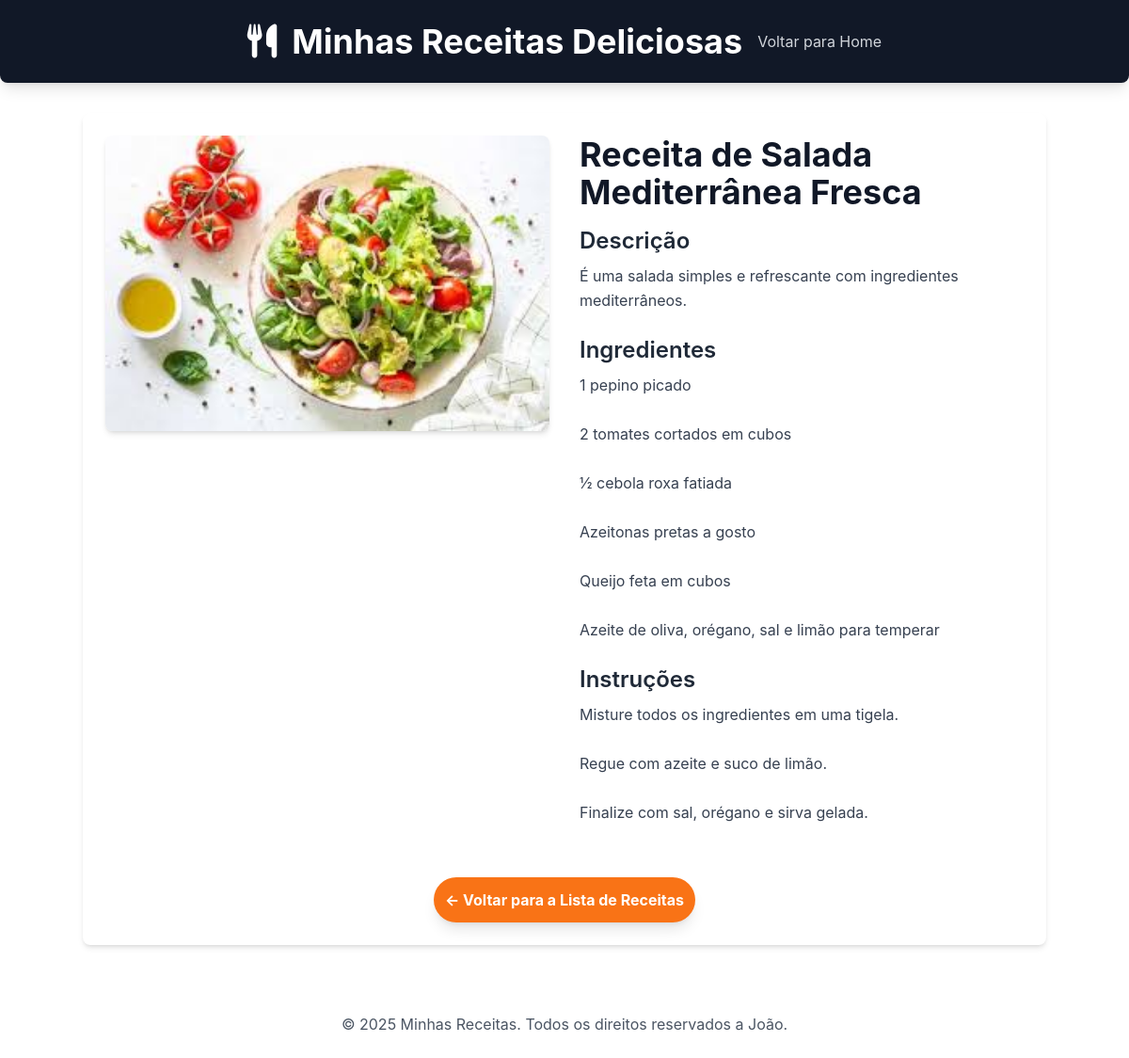
The page /receitas/receita/3/ on the database its author committed.
### receitas/models.py (models this page shows, shortened)
class Receita(models.Model):
    title = models.CharField(max_length=200)
    description = models.TextField()
    ingredients = models.TextField()
    instructions = models.TextField()
    image = models.ImageField(upload_to='receitas/images/', blank=True, null=True)
    created_at = models.DateTimeField(auto_now_add=True)
    updated_at = models.DateTimeField(auto_now=True)
    class Meta :
        verbose_name = "Receita"
        verbose_name_plural = "Receitas"
        ordering = ['-created_at']

### receitas/views.py (the view)
# urls.py: path('receita/<int:id>/', views.receita_detail, name='receita_detail'),
def receita_detail(request, id):
    receita = get_object_or_404(Receita, pk=id)
    context = {
        'receita': receita,
    }
    return render(request, 'receitas/receita_detail.html', context)

### receitas/templates/receitas/receita_detail.html (shortened to what this page needs)
{% load static %}
<!DOCTYPE html>
<html lang="pt-br">
<head>
    <script src="https://cdn.tailwindcss.com"></script>
    <link rel="stylesheet" href="https://cdnjs.cloudflare.com/ajax/libs/font-awesome/6.0.0-beta3/css/all.min.css">
</head>
<body>
    <header class="bg-gray-900 text-white p-6 shadow-lg rounded-b-lg">
        <div class="container mx-auto flex flex-col sm:flex-row items-center
         justify-center">
            <div class="flex items-center mb-4 sm:mb-0">
                <div class="text-4xl mr-4">
                    <i class=" fas fa-utensils"></i>
                </div>
                <h1 class="text-4xl font-bold text-center sm:text-left">
                    Minhas Receitas Deliciosas
                </h1>
            </div>
            <nav class="mt-4 ml-4 sm:mt-0">
                <a href="{% url 'home' %}" class="text-gray-300 hover:text-white transition duration-300 ease-in-out"> Voltar para Home</a>
            </nav>
        </div>
    </header>
    <main class="container mx-auto p-6 mt-8 bg-white rounded-lg shadow-md">
        <div class="flex flex-col md:flex-row gap-8">
            {% if receita.image %}
                <div class="md:w-1/2">
                    <img src="{{receita.image.url}}" alt="[Imagem de {{receita.title}}]" class="w-full h-auto object-cover rounded-lg shadow-md">
                </div>
            {% endif %}
            <div class="md:w-1/2">
                <h2 class="text-4xl font-bold text-gray-900 mb-4">{{receita.title}}</h2>
                <h3 class="text-2xl font-semibold text-gray-800 mb-2">Descrição</h3>
                <p class="text-gray-700 mb-6 leading-relaxed">{{receita.description}}</p>
                <h3 class="text-2xl font-semibold text-gray-800 mb-2">Ingredientes</h3>
                <p class="text-gray-700 mb-6 leading-relaxed whitespace-pre-wrap">{{receita.ingredients}}</p>
                <h3 class="text-2xl font-semibold text-gray-800 mb-2">Instruções</h3>
                <p class="text-gray-700 mb-6 leading-relaxed whitespace-pre-wrap">{{receita.instructions}}</p>
            </div>
        </div>
        <div class="mt-8 text-center">
            <a href="{% url 'home' %}" class="inline-block bg-orange-500 hover:bg-orange-600 text-white font-bold py-3 px-3 rounded-full transition duration-300 ease-in-out shadow-lg">
                &larr; Voltar para a Lista de Receitas
            </a>
        </div>
    </main>
    <footer class="mt-12 p-6 text-center text-gray-600">
        <p>&copy; 2025 Minhas Receitas. Todos os direitos reservados a João.</p>
    </footer>
</body>
</html>

### receitas/templates/receitas/receita_detail.html (style rules this page uses)
body { font-family: 'Inter', sans-serif; }

### rows shown on the page
Receita: image (picture), title "Receita de Salada Mediterrânea Fresca", description "É uma salada simples e refrescante com ingredientes mediterrâneos.", ingredients "1 pepino picado 2 tomates cortados em cubos ½ cebola roxa fatiada Azeitonas pretas a gosto Queijo feta em cubos Azeite de oliva, orégano, sal e limão para temperar", instructions "Misture todos os ingredientes em uma tigela. Regue com azeite e suco de limão. Finalize com sal, orégano e sirva gelada."
